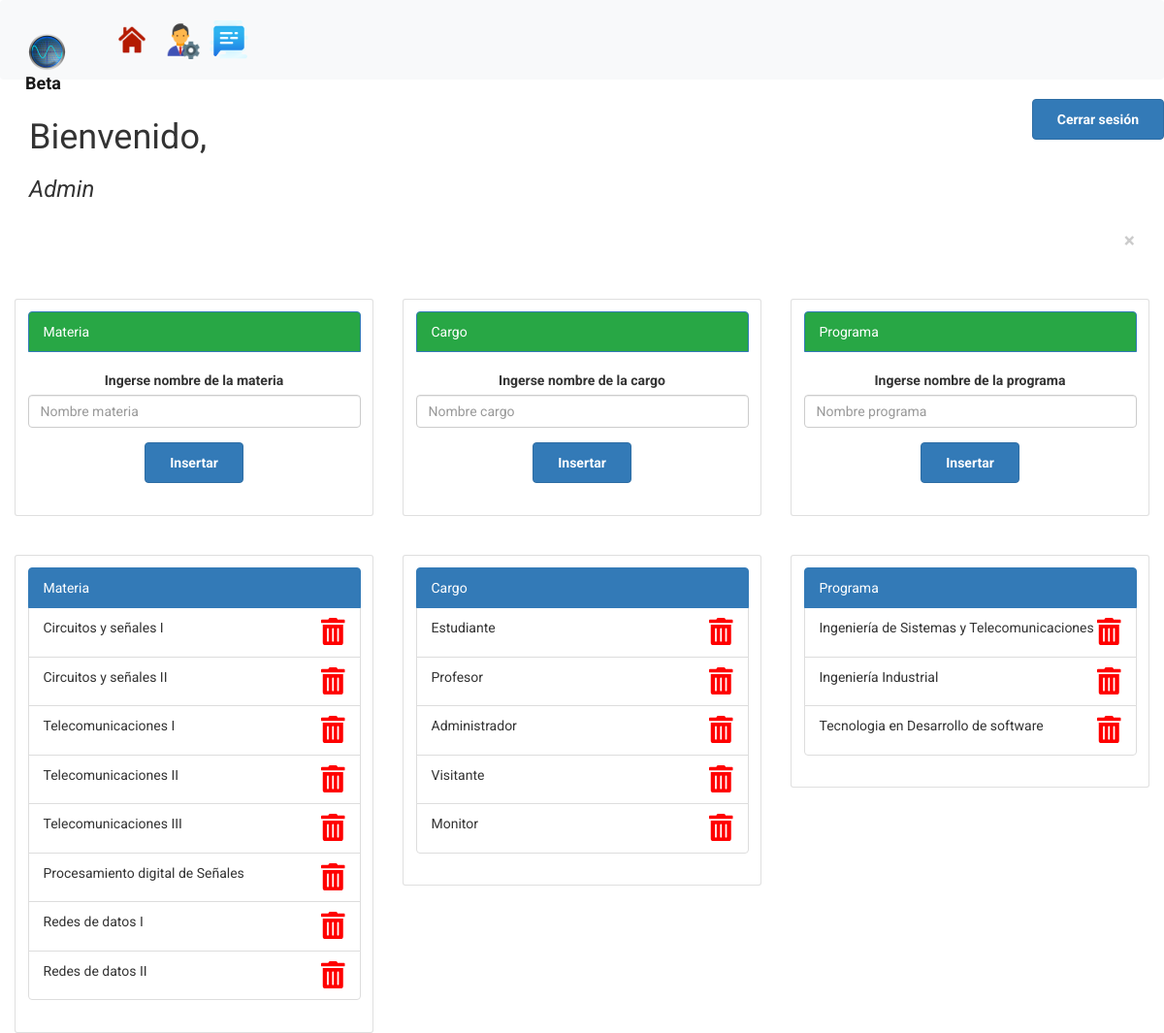
The page /AdminLaboratorio/pages/administrador.php?var=agregar (signed in) on the database its author committed.
### tables this page shows
create table Gestores(
	codigo varchar(15) not null,
	nombre varchar(120),
	correo varchar(120),
	telefono varchar(15),
	contra varchar (100),
	cargo int,
	primary key(codigo),
	constraint G1 foreign key (cargo) references Cargo(cod_cargo)
	);

create table Materia(
	cod_materia int auto_increment not null,
	nombre_materia varchar(50),
	primary key(cod_materia)
	);

create table Cargo(
	cod_cargo int auto_increment not null,
	nombre_cargo varchar(50),
	primary key(cod_cargo)
	);

create table Programa(
	cod_programa int auto_increment not null,
	nombre_programa varchar(50),
	primary key(cod_programa)
	);

### AdminLaboratorio/php/login/includes/user.php (called while the page is built, shortened)
<?php
  include_once 'DB.php';
  class User extends DB{
    private $codigo, $nombre;
    public function setUser($codigo){
      $query = $this->connect()->prepare('SELECT * FROM gestores WHERE codigo = :codigo');
      $query->execute(['codigo' => $codigo]);
      foreach ($query as $currentUser) {
        $this->nombre = $currentUser['nombre'];
      }
    }
    public function getNombre(){
      return $this->nombre;
    }
  }
 ?>

### AdminLaboratorio/php/login/includes/DB.php (called while the page is built)
<?php
  class DB{
    private $host, $db, $user, $password, $charset;
    public function __construct(){
      $this->host = '127.0.0.1:3306';
      $this->db = 'beta';
      $this->user = 'root';
      $this->password = '';
      $this->charset = 'utf8mb4';
    }
    public function connect() {
      try{
        $connection = "mysql:host=".$this->host.";dbname=".$this->db.";charset=".$this->charset;
        $options =[
          PDO::ATTR_ERRMODE=>PDO::ERRMODE_EXCEPTION,
          PDO::ATTR_EMULATE_PREPARES=>false
        ];
        $pdo = new PDO($connection, $this->user, $this->password, $options);
        return $pdo;
      }catch(PDOException $e){
        print_r('Error en la conexión '.$e->getMessage());
      }
    }
  }
 ?>

### AdminLaboratorio/pages/administrador.php (the view, shortened to what this page needs)
<!DOCTYPE html>
<html lang="es" dir="ltr">
  <head>
    <link rel="stylesheet" href="https://stackpath.bootstrapcdn.com/bootstrap/4.3.1/css/bootstrap.min.css">
    <link rel="stylesheet" href="https://cdnjs.cloudflare.com/ajax/libs/twitter-bootstrap/3.3.6/css/bootstrap.min.css">
    <link rel="stylesheet" href="https://cdnjs.cloudflare.com/ajax/libs/bootstrap-datetimepicker/4.17.37/css/bootstrap-datetimepicker.min.css">
    <link href="../vendor/mdi-font/css/material-design-iconic-font.min.css" rel="stylesheet" media="all">
    <link href="../vendor/font-awesome-4.7/css/font-awesome.min.css" rel="stylesheet" media="all">
    <link href="../vendor/select2/select2.min.css" rel="stylesheet" media="all">
    <link href="../vendor/datepicker/daterangepicker.css" rel="stylesheet" media="all">
    <link href="../css/main.css" rel="stylesheet" media="all">
  </head>
  <body>
    <nav class="navbar navbar-expand-lg navbar-light bg-light">
      <a class="navbar-brand" href="../index.php">
        <img src="../img/icono.png" alt="beta" width="45px">
        <b>Beta</b>
      </a>
      <div class="collapse navbar-collapse" id="navbarNav">
        <ul class="navbar-nav">
          <li class="nav-item active">
            <a class="nav-link" href="../index.php">
              <img src="../img/home.png" alt="Home" width="40px">
            </a>
          </li>
          <li class="nav-item">
            <a class="nav-link" href="./administrador.php">
              <img src="../img/admin.png" alt="Estadísticas" width="40px">
            </a>
          </li>
          <li class="nav-item">
            <a class="nav-link" href="incidentes.php">
              <img src="../img/comentarios.png" alt="Comentarios" width="40px">
            </a>
          </li>
        </ul>
      </div>
    </nav>
  </body>
</html>
  <?php
    include_once '../php/login/includes/user.php';
    $userSession = new UserSesion();
    $user = new User();
    function agregar() {
      echo "<a href='../php/login/vistas/volver.php' class='float-right'>
              <button type='button' class='close' aria-label='Close' style='padding: 30px;'>
                <span aria-hidden='true'>&times;</span>
              </button>
            </a>";
      echo "<br><br><br><br><br>
            <div class='row'>
              <div class='col'>
                <div class='card'>
                  <div class='card-body'>
                    <div class='list-group'>
                      <li class='list-group-item active bg-success'>Materia</li>
                      <center>
                        <form action='../php/insertarMateria.php' method='POST' onsubmit='return validarMateria();'>
                          <div class='form-group'>
                            <br>
                            <label for='materia'>Ingerse nombre de la materia</label>
                            <input type='text' class='form-control' id='materia' placeholder='Nombre materia' name='materia'>
                          </div>
                          <button type='submit' class='btn btn-primary'>Insertar</button>
                        </form>
                      </center>
                    </div>
                  </div>
                </div>
              </div>
              <div class='col'>
                <div class='card'>
                  <div class='card-body'>
                    <div class='list-group'>
                      <li class='list-group-item active bg-success'>Cargo</li>
                      <center>
                        <form action='../php/insertarCargo.php' method='POST' onsubmit='return validarCargo();'>
                          <div class='form-group'>
                            <br>
                            <label for='cargo'>Ingerse nombre de la cargo</label>
                            <input type='text' class='form-control' id='cargo' placeholder='Nombre cargo' name='cargo'>
                          </div>
                          <button type='submit' class='btn btn-primary'>Insertar</button>
                        </form>
                      </center>
                    </div>
                  </div>
                </div>
              </div>
              <div class='col'>
                <div class='card'>
                  <div class='card-body'>
                    <div class='list-group'>
                      <li class='list-group-item active bg-success'>Programa</li>
                      <center>
                        <form action='../php/insertarPrograma.php' method='POST' onsubmit='return validarPrograma();'>
                          <div class='form-group'>
                            <br>
                            <label for='programa'>Ingerse nombre de la programa</label>
                            <input type='text' class='form-control' id='programa' placeholder='Nombre programa' name='programa'>
                          </div>
                          <button type='submit' class='btn btn-primary'>Insertar</button>
                        </form>
                      </center>
                    </div>
                  </div>
                </div>
              </div>";
      echo "</div>";
      echo "<br><br><div class='row'>
              <div class='col'>
                <div class='card'>
                  <div class='card-body'>
                    <div class='list-group'>
                      <li class='list-group-item active'>Materia</li>";
      include './../php/conexion.php';
      $query = "CALL RT_Materia";
      $resultado = mysqli_query($conexion, $query);
      mysqli_data_seek($resultado, 0);
      while ($row = $resultado->fetch_row()) {
                echo "<li class='list-group-item'>".$row[1]."
                        <a href='../php/login/vistas/eliminarMateria.php?var=".$row[0]."' style='float: right;'>
                          <i class='fas fa-trash-alt fa-2x' style='color: red;'></i>
                          </a>
                      </li>";
      }
              echo "</div>
                  </div>
                </div>
              </div>";
        echo "<div class='col'>
                <div class='card'>
                  <div class='card-body'>
                    <div class='list-group'>
                      <li class='list-group-item active'>Cargo</li>";
      include './../php/conexion.php';
      $query = "CALL RT_Cargo";
      $resultado = mysqli_query($conexion, $query);
      mysqli_data_seek($resultado, 0);
      while ($row = $resultado->fetch_row()) {
                echo "<li class='list-group-item'>".$row[1]."
                        <a href='../php/login/vistas/eliminarCargo.php?var=".$row[0]."' style='float: right;'>
                          <i class='fas fa-trash-alt fa-2x' style='color: red;'></i>
                        </a>
                      </li>";
      }
              echo "</div>
                  </div>
                </div>
              </div>";
        echo "<div class='col'>
                <div class='card'>
                  <div class='card-body'>
                    <div class='list-group'>
                      <li class='list-group-item active'>Programa</li>";
      include './../php/conexion.php';
      $query = "CALL RT_Programa";
      $resultado = mysqli_query($conexion, $query);
      mysqli_data_seek($resultado, 0);
      while ($row = $resultado->fetch_row()) {
                echo "<li class='list-group-item'>".$row[1]."
                        <a href='../php/login/vistas/eliminarPrograma.php?var=".$row[0]."' style='float: right;'>
                          <i class='fas fa-trash-alt fa-2x' style='color: red;'></i>
                        </a>
                      </li>";
      }
              echo "</div>
                  </div>
                </div>
              </div>";
      echo "</div>";
    }
    if(isset($_SESSION['user'])){
      $user->setUser($userSession->getCurrentUser());
      echo "<a href='../php/login/includes/logout.php' class='float-right'>
              <button type='button' class='btn btn-primary'>Cerrar sesión</button>
            </a>";
      echo "<br>
            <h1 style='padding-left: 30px;'>Bienvenido,</h1>
            <br>
            <h3 style='padding-left: 30px;'><i>".$user->getNombre()."</i></h3>";
      if(isset($_GET['var'])){
        switch ($_GET['var']) {
          case 'agregar':
            agregar();
          break;
        }
      }else{
        include_once '../php/login/vistas/recursos.php';
      }
    }else if(isset($_POST['codigo']) && isset($_POST['pass'])){
      $userCodigo = $_POST['codigo'];
      $userPass = $_POST['pass'];
      if($user->userExists($userCodigo, $userPass)){
        $userSession->setCurrentUser($userCodigo);
        $user->setUser($userCodigo);
        echo "<a href='../php/login/includes/logout.php' class='float-right'><button type='button' class='btn btn-primary'>Cerrar sesión</button></a>";
        echo "<br><h1>Bienvenido,</h1> <br><h3> <i>".$user->getNombre()."</i></h3>";
        include_once '../php/login/vistas/recursos.php';
      }else{
        $errorLogin = "Código y/o contraseña incorrecta.";
        include_once '../php/login/vistas/login.php';
      }
    }else{
      include_once '../php/login/vistas/login.php';
    }
  ?>

### AdminLaboratorio/css/main.css (style rules this page uses)
.row { display: -webkit-box; display: -webkit-flex; display: -moz-box; display: -ms-flexbox; display: flex; -webkit-flex-wrap: wrap; -ms-flex-wrap: wrap; flex-wrap: wrap; }
html { -webkit-box-sizing: border-box; -moz-box-sizing: border-box; box-sizing: border-box; }
* { padding: 0; margin: 0; }
*, *:before, *:after { -webkit-box-sizing: inherit; -moz-box-sizing: inherit; box-sizing: inherit; }
body, h1, h2, h3, h4, h5, h6, blockquote, p, pre, dl, dd, ol, ul, figure, hr, fieldset, legend { margin: 0; padding: 0; }
button { outline: none; background: none; border: none; }
body { font-family: "Roboto", "Arial", "Helvetica Neue", sans-serif; font-weight: 400; font-size: 14px; }
h1, h2, h3, h4, h5, h6 { font-weight: 400; }
h1 { font-size: 36px; }
h3 { font-size: 24px; }
.btn { line-height: 40px; display: inline-block; padding: 0 25px; cursor: pointer; font-family: "Roboto", "Arial", "Helvetica Neue", sans-serif; color: #fff; -webkit-transition: all 0.4s ease; -o-transition: all 0.4s ease; -moz-transition: all 0.4s ease; transition: all 0.4s ease; font-size: 14px; font-weight: 700; }
input { outline: none; margin: 0; border: none; -webkit-box-shadow: none; -moz-box-shadow: none; box-shadow: none; width: 100%; font-size: 14px; font-family: inherit; }
.card { overflow: hidden; -webkit-border-radius: 3px; -moz-border-radius: 3px; border-radius: 3px; }

### AdminLaboratorio/pages/administrador.php (style rules this page uses)
.row { margin: 0 auto; }

### rows shown on the page
gestores: nombre "Admin"
materia: nombre_materia "Circuitos y señales I"
materia: nombre_materia "Circuitos y señales II"
materia: nombre_materia "Telecomunicaciones I"
materia: nombre_materia "Telecomunicaciones II"
materia: nombre_materia "Telecomunicaciones III"
materia: nombre_materia "Procesamiento digital de Señales"
materia: nombre_materia "Redes de datos I"
materia: nombre_materia "Redes de datos II"
cargo: nombre_cargo "Estudiante"
cargo: nombre_cargo "Profesor"
cargo: nombre_cargo "Administrador"
cargo: nombre_cargo "Visitante"
cargo: nombre_cargo "Monitor"
programa: nombre_programa "Ingeniería de Sistemas y Telecomunicaciones"
programa: nombre_programa "Ingeniería Industrial"
programa: nombre_programa "Tecnologia en Desarrollo de software"
